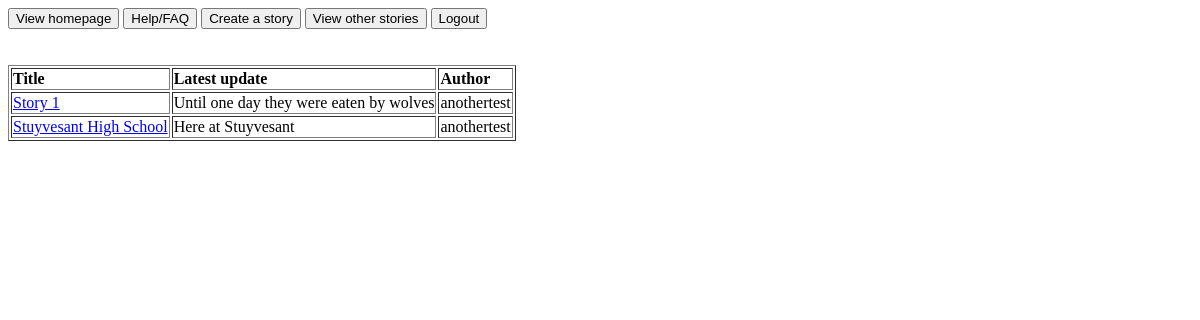
Before: /stories (signed in) with the older database file.
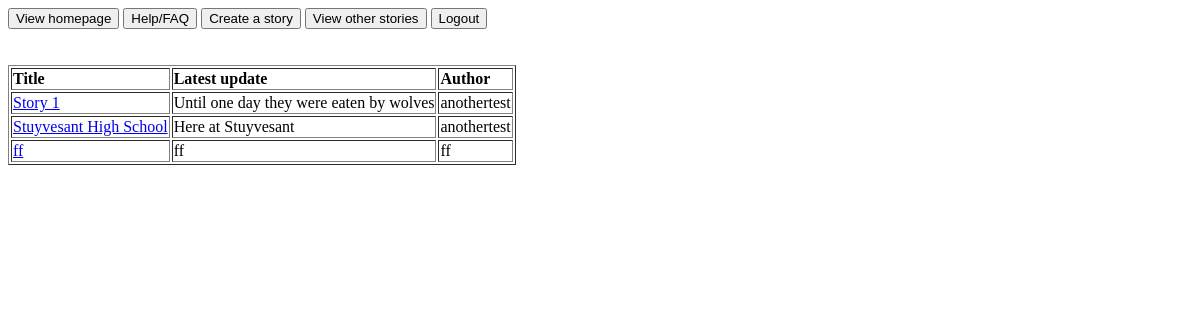
After: the same page with the newer database file.
### tables this page shows
CREATE TABLE storyUpdates(title TEXT, addition TEXT, user TEXT, timestamp TEXT);

### app.py (the view)
@app.route("/stories")
def stories():
    if ('user' in session): #checks that a user is logged into a session
        stories = db_ops.viewStories()
        return render_template("stories.html", stories=stories)
    flash("You must log in first before you can view the stories!")
    return render_template("login.html")

### utl/db_ops.py (called while the page is built)
def viewStories():
    db = sqlite3.connect(DB_FILE) #open if file exists, otherwise create
    c = db.cursor()               #facilitate db ops
    titles = []
    c.execute("SELECT * FROM stories")
    for row in c:
        titles.append(row[0])
    latestUpdates = []
    for title in titles:
        c.execute(
        """
            SELECT * FROM storyUpdates
            WHERE title = (?)
            ORDER BY timestamp DESC
        """, (title,)
        )
        update = c.fetchone()
        arr = []
        arr.append(str(update[0]))
        arr.append(str(update[1]))
        arr.append(str(update[2]))
        latestUpdates.append(arr)
    db.close()  #close database
    return latestUpdates

### templates/stories.html (shortened to what this page needs)
{% extends "welcome.html" %}
{% block content %}
<br><br>
  <table border="1">
    <tr>
      <th align="left">Title</th>
      <th align="left">Latest update</th>
      <th align="left">Author</th>
    </tr>
    {% for story in stories %}
      <tr>
        <td align="left"> <a href="../stories/{{ story[0] }}"> {{ story[0] }} </a> </td>
        <td align="left"> {{ story[1] }} </td>
        <td align="left"> {{ story[2] }} </td>
      </tr>
    {% endfor %}
  </table>
{% endblock %}

### templates/welcome.html (shortened to what this page needs)
<!DOCTYPE html>
<html>
<head>
</head>
<body>
  {% set msgs = get_flashed_messages() %}
  <a href="../"><input type="button" value="View homepage"></a>
  <a href=/static/help.html target="_blank"><input type="button" value="Help/FAQ"></a>
  <a href="../create"><input type="button" value="Create a story"></a>
  <a href="../stories"><input type="button" value="View other stories"></a>
  <a href="../logout"><input type="button" value="Logout"></a>
  <br>
  {% block content %}{% endblock %}
</body>
</html>

Changed rows visible on the page:
added storyUpdates: title "ff", addition "ff", user "ff"
